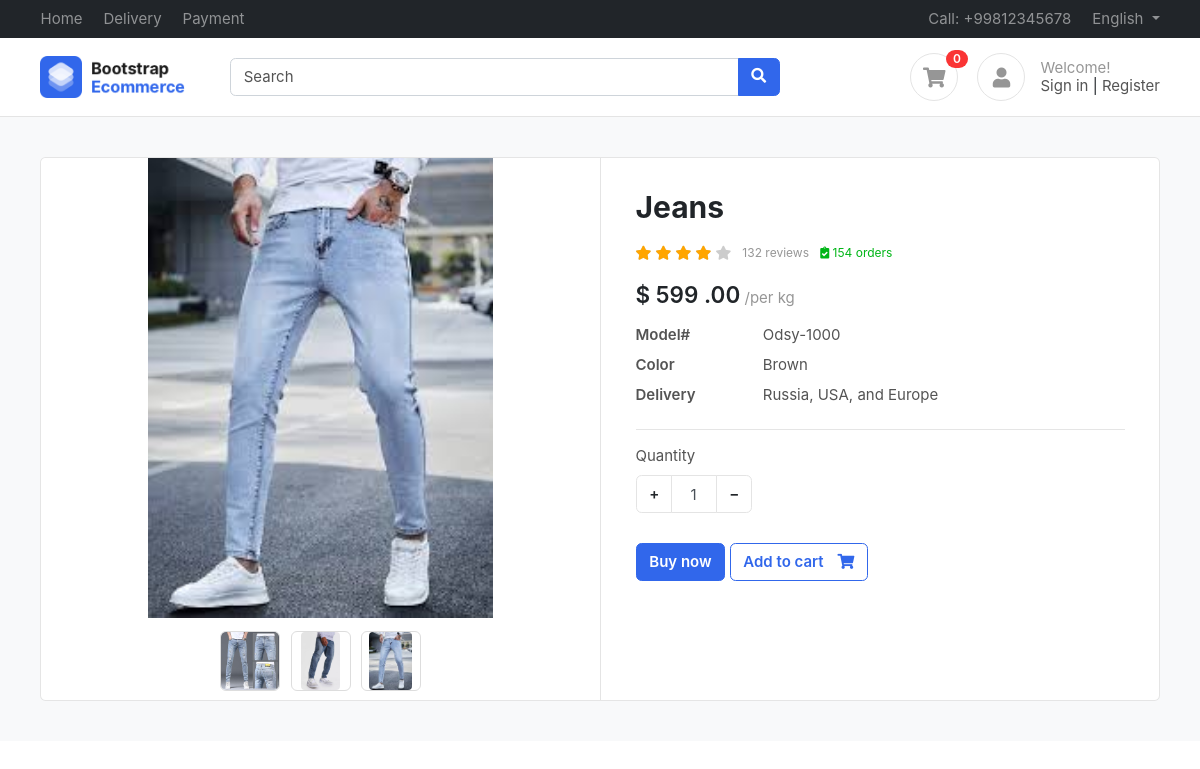
The app's page /product/jeans/ with its own data.
### products/models.py (models this page shows, shortened)
class Product(BaseModel):
    product_name = models.CharField(max_length=100)
    slug = models.SlugField(unique=True,null=True, blank=True)
    Category = models.ForeignKey(Category, on_delete= models.CASCADE ,related_name="products")
    price = models.IntegerField()
    product_description = models.TextField()
    color_variant = models.ManyToManyField(ColorVariant, blank=True)
    size_variant = models.ManyToManyField(SizeVariant , blank=True)

class ProductImage(BaseModel):
    product = models.ForeignKey(Product, on_delete=models.CASCADE, related_name="product_images")
    image = models.ImageField(upload_to="product")

### products/views.py (the view)
# urls.py: path('<slug>/' , get_product , name="get_product"),
def get_product(request , slug):
    try:
        product = Product.objects.get(slug =slug)
        context = {'product' : product}
        if request.GET.get('size'):
            size = request.GET.get('size')
            price = product.get_product_price_by_size(size)
            context['selected_size'] = size
            context['updated_price'] = price
            print(price)
        return render(request  , 'product/product.html' , context = context)
    except Exception as e:
        print(e)

### templates/product/product.html (shortened to what this page needs)
{% extends "base/base.html"%}
{%  block start %}
<section class="section-content padding-y bg">
    <div class="container">
    <div class="card">
        <div class="row no-gutters">
            <aside class="col-md-6">
    <article class="gallery-wrap">
    <div class="img-big-wrap">
      <div> <a href="#"><img src="/media/{{product.product_images.first.image}}"></a></div>
    </div>
    <div class="thumbs-wrap">
      {% for image in product.product_images.all %}
      <a href="#" class="item-thumb"> <img src="/media/{{image.image}}"></a>
      {% endfor %}
    </div>
    </article>
            </aside>
            <main class="col-md-6 border-left">
    <article class="content-body">
    <h2 class="title">{{product.product_name}}</h2>
    <div class="rating-wrap my-3">
        <ul class="rating-stars">
            <li style="width:80%" class="stars-active">
                <i class="fa fa-star"></i> <i class="fa fa-star"></i>
                <i class="fa fa-star"></i> <i class="fa fa-star"></i>
            </li>
            <li>
                <i class="fa fa-star"></i> <i class="fa fa-star"></i>
                <i class="fa fa-star"></i> <i class="fa fa-star"></i>
                <i class="fa fa-star"></i>
            </li>
        </ul>
        <small class="label-rating text-muted">132 reviews</small>
        <small class="label-rating text-success"> <i class="fa fa-clipboard-check"></i> 154 orders </small>
    </div>
    <div class="mb-3">
        <var class="price h4">$
          {% if updated_price%}
          {{updated_price}}
          {% else %}
          {{product.price}}
          {% endif %}
          .00</var>
        <span class="text-muted">/per kg</span>
    </div>
    <dl class="row">
      <dt class="col-sm-3">Model#</dt>
      <dd class="col-sm-9">Odsy-1000</dd>
      <dt class="col-sm-3">Color</dt>
      <dd class="col-sm-9">Brown</dd>
      <dt class="col-sm-3">Delivery</dt>
      <dd class="col-sm-9">Russia, USA, and Europe </dd>
    </dl>
    <hr>
        <div class="form-row">
            <div class="form-group col-md flex-grow-0">
                <label>Quantity</label>
                <div class="input-group mb-3 input-spinner">
                  <div class="input-group-prepend">
                    <button class="btn btn-light" type="button" id="button-plus"> + </button>
                  </div>
                  <input type="text" class="form-control" value="1">
                  <div class="input-group-append">
                    <button class="btn btn-light" type="button" id="button-minus"> − </button>
                  </div>
                </div>
            </div>
        </div>
        <a href="#" class="btn  btn-primary"> Buy now </a>
        <a href="#" class="btn  btn-outline-primary"> <span class="text">Add to cart</span> <i class="fas fa-shopping-cart"></i>  </a>
    </article>
            </main>
        </div>
    </div>
    </div>
    </section>
{% endblock %}

### public/static/css/ui.css (style rules this page uses)
html { font-family: 'Inter', sans-serif; font-size: 15px; }
.content-body { flex: 1 1 auto; padding: 2rem 2.3rem; }
.padding-y { padding-top: 40px; padding-bottom: 40px; }
var { font-style: normal; }
article:after, .form-group:after { display: block; clear: both; content: ""; }
.bg { background-color: #f8f9fa; }
.card .title { color: #212529; }
.btn-light { background-color: #fff; border-color: #e4e4e4; }
.btn .text + i { margin-left: 10px; }
dl[class="row"] { margin-bottom: 0; }
.price { font-weight: 600; color: #212529; }
.label-rating { margin-left: 7px; display: inline-block; vertical-align: middle; }
.rating-stars { display: inline-block; vertical-align: middle; list-style: none; margin: 0; padding: 0; position: relative; white-space: nowrap; clear: both; }
.rating-stars i { font-size: 14px; color: #ccc; display: inline; }
.rating-stars li { display: block; text-overflow: clip; white-space: nowrap; z-index: 1; }
.rating-stars li.stars-active { z-index: 2; position: absolute; top: 0; left: 0; overflow: hidden; }
.rating-stars li.stars-active i { color: orange; }
.input-spinner { width: 120px; flex-wrap: nowrap; display: inline-flex; }
.input-spinner input.form-control { text-align: center; max-width: 46px; flex-basis: 46px; border-color: #e4e4e4; flex-grow: 0; }
.input-spinner .btn { width: 36px; text-align: center; }
.gallery-wrap .img-big-wrap { margin-bottom: 10px; border-radius: 0.37rem; overflow: hidden; background-color: #fff; }
.gallery-wrap .img-big-wrap a { text-align: center; display: block; }
.gallery-wrap .img-big-wrap img { height: 460px; width: auto; display: inline-block; cursor: zoom-in; }
.gallery-wrap .thumbs-wrap { text-align: center; }
.gallery-wrap .thumbs-wrap .item-thumb { width: 60px; height: 60px; border: 1px solid #ddd; border-radius: 6px; margin: 3px; display: inline-block; overflow: hidden; }
.gallery-wrap .thumbs-wrap img { max-width: 100%; max-height: 100%; object-fit: cover; border-radius: 4px; cursor: zoom-in; }

### records on screen
Product: product_images.first.image (picture), product_name "Jeans", price "599"
ProductImage: image (picture)
ProductImage: image (picture)
ProductImage: image (picture)
